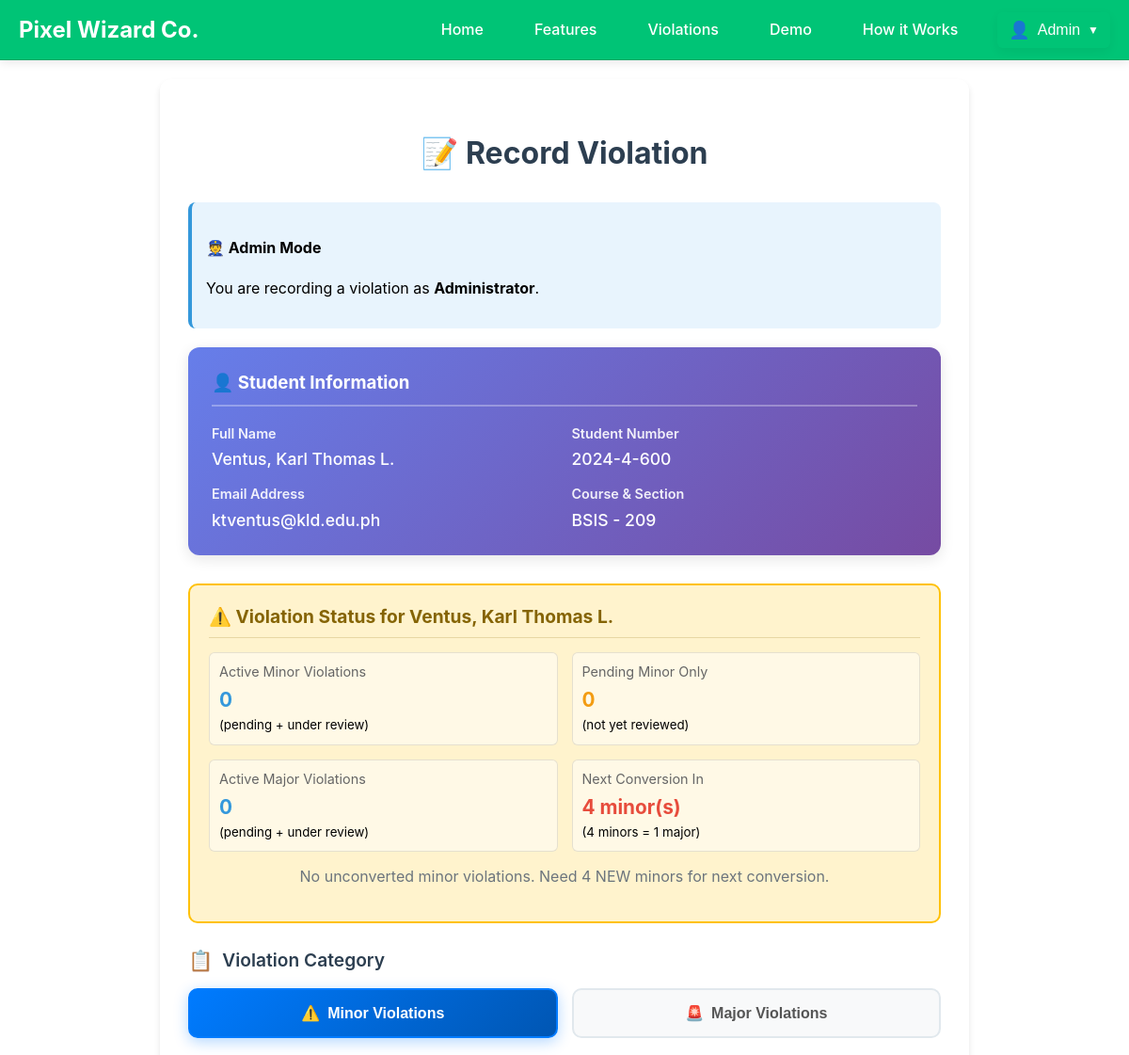
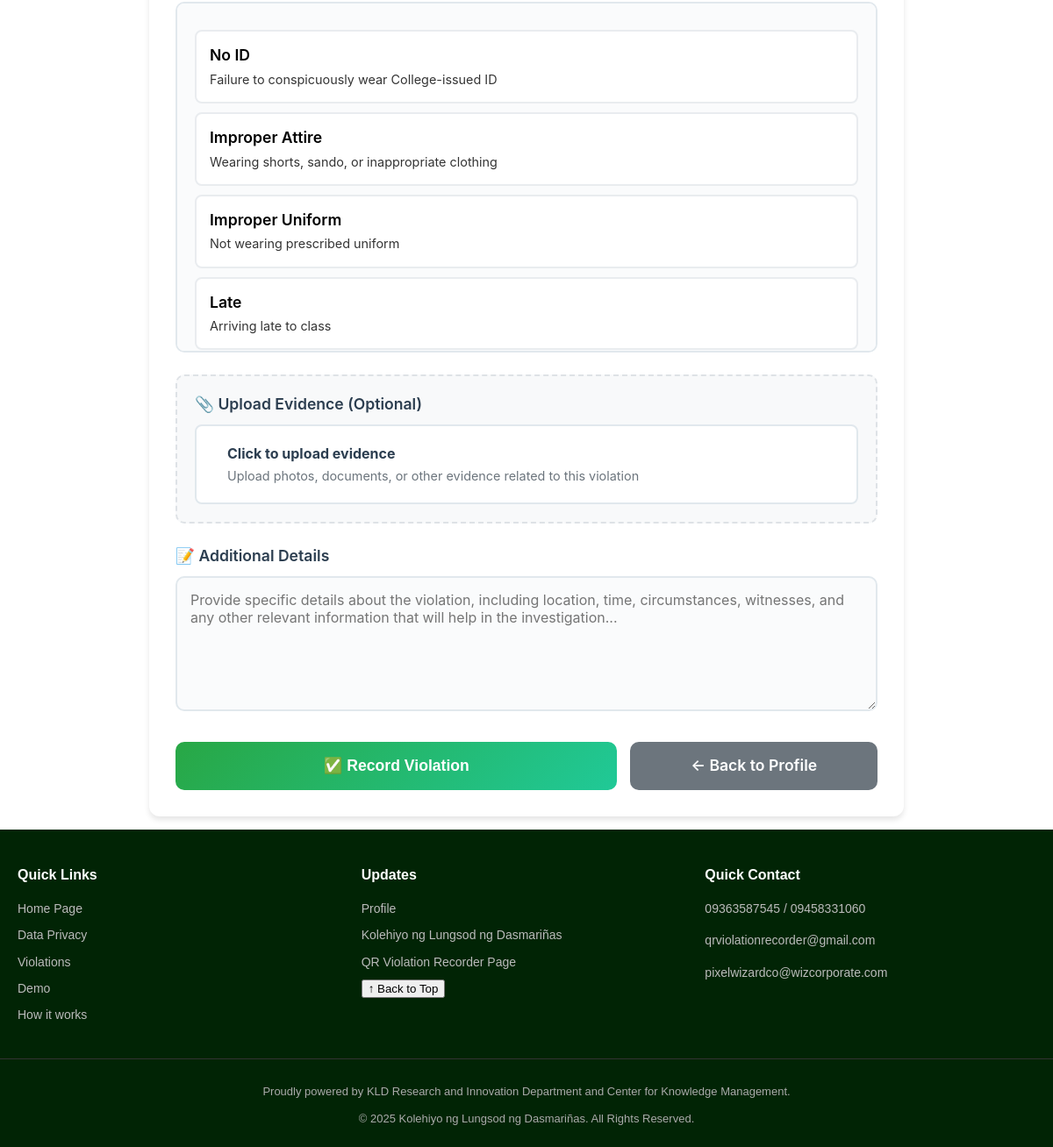
Page /insert_violation.php?id=44 (signed in) on the committed database (2 pictures, top to bottom).
### tables this page shows
CREATE TABLE `student_profiles` (
  `id` int(11) NOT NULL,
  `user_id` int(11) NOT NULL,
  `surname` varchar(100) DEFAULT NULL,
  `firstname` varchar(100) DEFAULT NULL,
  `middle_initial` varchar(5) DEFAULT NULL,
  `student_number` varchar(30) DEFAULT NULL,
  `sex` varchar(20) DEFAULT NULL,
  `course` varchar(10) DEFAULT NULL,
  `section` varchar(10) DEFAULT NULL,
  `qr_code` varchar(255) DEFAULT NULL,
  `created_at` timestamp NOT NULL DEFAULT current_timestamp(),
  `year_level` varchar(10) DEFAULT NULL
);

CREATE TABLE `users` (
  `id` int(11) NOT NULL,
  `full_name` varchar(100) NOT NULL,
  `email` varchar(150) NOT NULL,
  `password` varchar(255) NOT NULL,
  `created_at` timestamp NOT NULL DEFAULT current_timestamp(),
  `completed_setup` tinyint(1) NOT NULL DEFAULT 0,
  `otp_code` varchar(6) DEFAULT NULL,
  `otp_expires_at` datetime DEFAULT NULL,
  `profile_completed` tinyint(1) DEFAULT 0
);

### insert_violation.php (the view, shortened to what this page needs)
<?php
require_once 'database.php';
$isAdmin = isset($_SESSION['admin_logged_in']) && $_SESSION['admin_logged_in'] === true;
$isStaff = isset($_SESSION['staff_logged_in']) && $_SESSION['staff_logged_in'] === true;
$user_name = null;
if ($isAdmin) {
    $admin_email = $_SESSION['admin_email'] ?? 'admin@kld.edu.ph';
    $sql = "SELECT id, surname, firstname, role FROM admins WHERE email = ?";
    $adminQuery = $conn->prepare($sql);
    $adminQuery->bind_param("s", $admin_email);
    $adminQuery->execute();
    $admin = $adminQuery->get_result()->fetch_assoc();
    $user_name = ($admin['firstname'] ?? 'Administrator') . ' ' . ($admin['surname'] ?? '');
} else if ($isStaff) {
    $user_type = 'staff';
    $staff_email = $_SESSION['staff_email'] ?? '';
    $stf = $conn->prepare("SELECT id, fullname FROM staff WHERE email=? LIMIT 1");
    $stf->bind_param("s", $staff_email);
    $stf->execute();
    $staff = $stf->get_result()->fetch_assoc();
    $logged_in_user_id = $staff['id'] ?? null;
    $user_name = $staff['fullname'] ?? '';
}
$student_id = isset($_GET['id']) ? $_GET['id'] : ($_SESSION['scanned_student_id'] ?? null);
$studentQuery = $conn->prepare("SELECT sp.*, u.email FROM student_profiles sp JOIN users u ON sp.user_id = u.id WHERE sp.user_id = ?");
$studentQuery->bind_param("i", $student_id);
$studentQuery->execute();
$student = $studentQuery->get_result()->fetch_assoc();
$student_name = $student['surname'] . ', ' . $student['firstname'];
if (!empty($student['middle_initial'])) $student_name .= ' ' . $student['middle_initial'] . '.';
$minor_count_q = $conn->prepare("SELECT COUNT(*) AS total FROM violations WHERE user_id = ? AND violation_category = 'minor' AND status IN ('pending', 'under_review')");
$minor_count_q->bind_param("i", $student_id);
$minor_count_q->execute();
$current_minors = $minor_count_q->get_result()->fetch_assoc()['total'];
$major_count_q = $conn->prepare("SELECT COUNT(*) AS total FROM violations WHERE user_id = ? AND violation_category = 'major' AND status IN ('pending', 'under_review')");
$major_count_q->bind_param("i", $student_id);
$major_count_q->execute();
$current_majors = $major_count_q->get_result()->fetch_assoc()['total'];
$available_minors = 0;
$remaining_minors = $available_minors % 4;
$next_conversion = 4 - $remaining_minors;
if ($remaining_minors == 0) {
    $next_conversion = 4;
}
$show_critical_warning = ($remaining_minors == 3 && $available_minors > 0);
$pending_minors_only_q = $conn->prepare("SELECT COUNT(*) AS total FROM violations WHERE user_id = ? AND violation_category = 'minor' AND status = 'pending'");
$pending_minors_only_q->bind_param("i", $student_id);
$pending_minors_only_q->execute();
$pending_minors_only = $pending_minors_only_q->get_result()->fetch_assoc()['total'];
$minor_violations = [
    "No ID" => "Failure to conspicuously wear College-issued ID",
    "Improper Attire" => "Wearing shorts, sando, or inappropriate clothing",
    "Improper Uniform" => "Not wearing prescribed uniform",
    "Late" => "Arriving late to class",
    "Mobile Phone Use" => "Disruptive use of mobile phone during class",
    "Disruptive Behavior" => "Running, loitering, noisy behavior",
    "Littering" => "Spitting or littering on campus",
    "Public Display of Affection" => "Petting, necking in campus",
    "Vaping" => "Use of e-cigarette/vape on campus",
    "Parking Violation" => "Violation of parking rules",
    "Disrespect" => "Disrespectful conduct toward authority",
    "Classroom Entry" => "Entering classroom without permission",
    "Gambling Materials" => "Possession of gambling items",
    "Other Minor" => "Other minor infractions"
];
?>
<!DOCTYPE html>
<html>
<head>
    <link rel="stylesheet" href="styles.css">
</head>
<body>
<?php include 'nav.php'; ?>
<div class="violation-container">
    <div class="setup-card">
        <h2 style="text-align: center; margin-bottom: 30px; color: #2c3e50; font-size: 2em;">📝 Record Violation</h2>
        <div class="user-info-box">
            <h4>👮 <?= $isAdmin ? 'Admin' : 'Staff' ?> Mode</h4>
            <p>You are recording a violation as <strong><?= $isAdmin ? 'Administrator' : htmlspecialchars($user_name) ?></strong>.</p>
        </div>
        <div class="student-info">
            <h3>👤 Student Information</h3>
            <div class="student-details">
                <div class="student-detail-item">
                    <span class="student-detail-label">Full Name</span>
                    <span class="student-detail-value"><?= htmlspecialchars($student_name) ?></span>
                </div>
                <div class="student-detail-item">
                    <span class="student-detail-label">Student Number</span>
                    <span class="student-detail-value"><?= htmlspecialchars($student['student_number']) ?></span>
                </div>
                <div class="student-detail-item">
                    <span class="student-detail-label">Email Address</span>
                    <span class="student-detail-value"><?= htmlspecialchars($student['email']) ?></span>
                </div>
                <div class="student-detail-item">
                    <span class="student-detail-label">Course & Section</span>
                    <span class="student-detail-value"><?= htmlspecialchars($student['course'] . ' - ' . $student['section']) ?></span>
                </div>
            </div>
        </div>
        <div class="violation-warning-box <?= $show_critical_warning ? 'critical' : '' ?>">
            <h4>⚠️ Violation Status for <?= htmlspecialchars($student_name) ?></h4>
            <div class="violation-stats">
                <div class="stat-item">
                    <div class="stat-label">Active Minor Violations</div>
                    <div class="stat-value active"><?= $current_minors ?></div>
                    <small>(pending + under review)</small>
                </div>
                <div class="stat-item">
                    <div class="stat-label">Pending Minor Only</div>
                    <div class="stat-value pending"><?= $pending_minors_only ?></div>
                    <small>(not yet reviewed)</small>
                </div>
                <div class="stat-item">
                    <div class="stat-label">Active Major Violations</div>
                    <div class="stat-value active"><?= $current_majors ?></div>
                    <small>(pending + under review)</small>
                </div>
                <div class="stat-item">
                    <div class="stat-label">Next Conversion In</div>
                    <div class="stat-value conversion"><?= $next_conversion ?> minor(s)</div>
                    <small>(4 minors = 1 major)</small>
                </div>
            </div>
            <?php if ($available_minors > 0): ?>
                <?php if ($remaining_minors == 3): ?>
                    <div style="text-align: center; margin-top: 15px; padding: 12px; background: rgba(220, 53, 69, 0.1); border-radius: 6px;">
                        <p style="color: #dc3545; font-weight: bold; font-size: 1.1em; margin: 0;">
                            🚨 WARNING: Next minor violation will be AUTOMATICALLY CONVERTED to MAJOR!
                        </p>
                        <p style="margin: 5px 0 0 0; font-size: 0.9em; color: #721c24;">
                            This student has <?= $available_minors ?> unconverted minor violations
                        </p>
                    </div>
                <?php elseif ($remaining_minors == 2): ?>
                    <p style="color: #856404; font-weight: bold; text-align: center; margin-top: 15px;">
                        ⚠️ 2 more minor violations will trigger automatic major offense
                    </p>
                <?php elseif ($remaining_minors == 1): ?>
                    <p style="color: #856404; text-align: center; margin-top: 15px;">
                        ℹ️ 3 more minor violations will trigger automatic major offense
                    </p>
                <?php else: ?>
                    <p style="color: #28a745; text-align: center; margin-top: 15px;">
                        ✓ Keep track of violations (<?= $next_conversion ?> until next conversion)
                    </p>
                <?php endif; ?>
            <?php else: ?>
                <p style="text-align: center; color: #6c757d; margin-top: 15px;">
                    No unconverted minor violations. Need 4 NEW minors for next conversion.
                </p>
            <?php endif; ?>
        </div>
        <form method="POST" id="violationForm" enctype="multipart/form-data">
            <div class="violation-category">
                <div class="section-title">Violation Category</div>
                <div class="category-buttons">
                    <button type="button" class="category-btn minor active" data-category="minor">Minor Violations</button>
                    <button type="button" class="category-btn major" data-category="major">Major Violations</button>
                </div>
                <div id="minor-violations" class="violation-list">
                    <?php foreach ($minor_violations as $value => $description): ?>
                        <div class="violation-option" data-value="<?= htmlspecialchars($value) ?>" data-category="minor">
                            <div class="violation-title"><?= htmlspecialchars($value) ?></div>
                            <div class="violation-details"><?= htmlspecialchars($description) ?></div>
                        </div>
                    <?php endforeach; ?>
                </div>
            </div>
            <div class="file-upload-container">
                <label class="file-upload-label">📎 Upload Evidence (Optional)</label>
                <div class="file-upload-box" onclick="document.getElementById('fileInput').click()">
                    <div class="file-info">
                        <h4>Click to upload evidence</h4>
                        <p>Upload photos, documents, or other evidence related to this violation</p>
                    </div>
                </div>
            </div>
            <div class="form-group">
                <label for="description">📝 Additional Details</label>
                <textarea name="description" id="description" placeholder="Provide specific details about the violation, including location, time, circumstances, witnesses, and any other relevant information that will help in the investigation..." rows="6"></textarea>
            </div>
            <div class="action-buttons">
                <button type="submit" class="save-btn">✅ Record Violation</button>
                <a href="profile.php?id=<?= $student_id ?>" class="back-btn">← Back to Profile</a>
            </div>
        </form>
    </div>
</div>
<?php include 'footer.php'; ?>
</body>
</html>

### styles.css (style rules this page uses)
:root { --green: #00c476; --bg: #ffffff; --text: #000000; --muted: #777777; --glass: rgba(255,255,255,0.6); }
* { box-sizing:border-box }
html,body { margin:0;padding:0;background:var(--bg);color:var(--text);font-family:Inter, system-ui, Arial, sans-serif;line-height:1.4 }
button, .cta, .carousel-btn, .faq-question { transition: background 0.3s ease, transform 0.25s ease; }

### rows in the picture
student_profiles: student_name "Ventus, Karl Thomas L.", student_number "2024-4-600", user.email "ktventus@kld.edu.ph", course+section "BSIS - 209"

### other values in the picture
$current_minors "0"
$pending_minors_only "0"
$current_majors "0"
$next_conversion "4"
$value "No ID"
$description "Failure to conspicuously wear College-issued ID"
$value "Improper Attire"
$description "Wearing shorts, sando, or inappropriate clothing"
$value "Improper Uniform"
$description "Not wearing prescribed uniform"
$value "Late"
$description "Arriving late to class"
